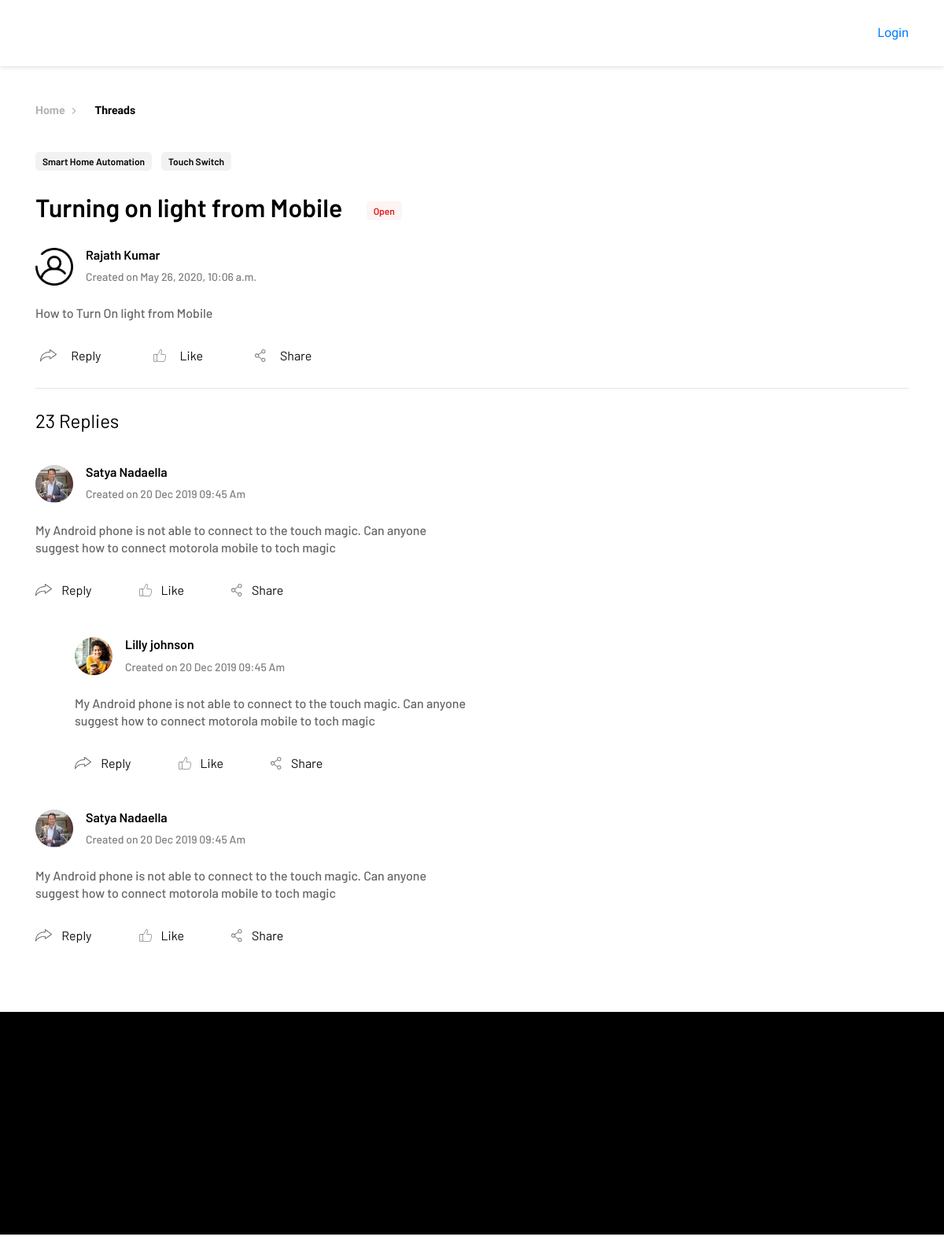
Before: /forum-thread/1 with the older database file.
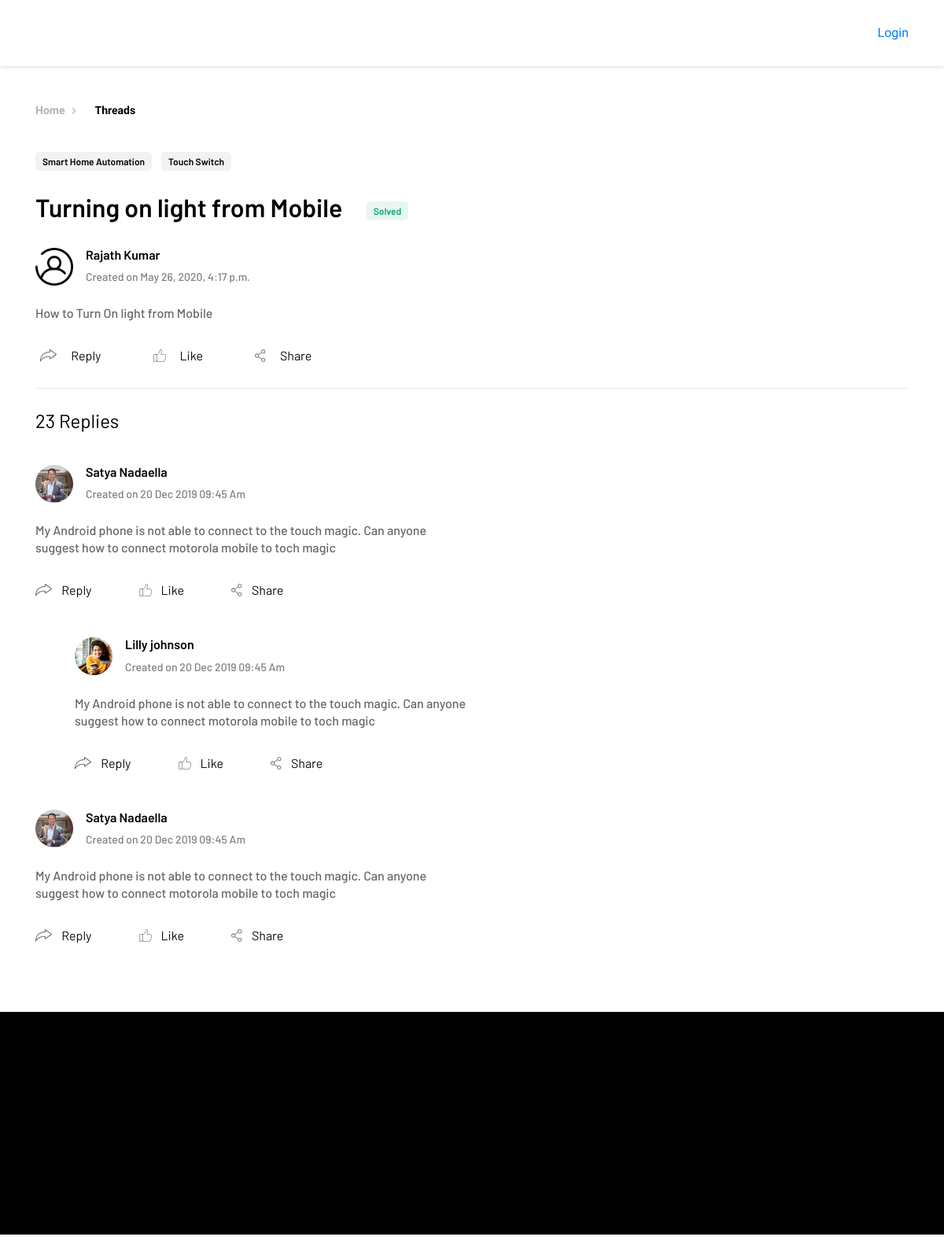
After: the same page with the newer database file.
### community/models.py (models this page shows)
class allthread(models.Model):
    thread_id = models.AutoField(primary_key=True)
    category = models.CharField(max_length=255,blank=True)
    product = models.CharField(max_length=255,blank=True)
    topic = models.CharField(max_length=255,blank=True)
    content = models.CharField(max_length=500,blank=True)
    thread_by = models.ForeignKey(User, on_delete=models.CASCADE)
    replies = models.IntegerField(default=0,blank=True)
    thread_status = models.BooleanField(default=False)
    dateandtime = models.DateTimeField(auto_now=True,blank=True)
    solved = models.BooleanField(default=False)
    likes = models.IntegerField(default=0)
    shares = models.IntegerField(default=0)

class User(AbstractUser):
    GENDER = (
        (None, _('Select Your Gender')),
        ('Male', _('Male')),
        ('Female', _('Female')),
    )
    cover = models.ImageField(upload_to='profileimages/', blank=True)
    mobile = models.CharField(max_length=255, default="0000000000")
    gender = models.CharField(max_length=7, choices=GENDER, blank=True)
    city = models.CharField(max_length=30, blank=True)
    zip = models.CharField(max_length=10, blank=True)
    nationality = CountryField(null=True)
    dob = models.DateField(default=datetime.date.today)

### community/views.py (the view)
# urls.py: path('forum-thread/<int:id>', views.forum_thread, name='forum_thread'),
def forum_thread(request, id):
    entry = allthread.objects.get(pk=id)  # noqa
    return render(request, 'community/forum-thread.html', {'entry': entry})

### community/templates/community/forum-thread.html (shortened to what the changed rows need)
{% extends "community/base.html" %}
{% load static %}
{% block content %}
      <section class="section-thread section-padding2 section-profile-banner">
        <div class="container">
          <div class="row m-0 thread-padding">
            {% if entry %}
            <div class="col-md-8 px-0">
              <div class="main-thread"><span class="thrdStat thrdStat--default">{{ entry.category }}</span><span class="thrdStat thrdStat--default">{{ entry.product }}</span>
                <h1 class="main-thread__title">{{ entry.topic }}
                  {% if entry.solved %}
                  <span class="thrdStat thrdStat--solved ml-4">Solved</span></h1>
                  {% else %}
                  <span class="thrdStat thrdStat--open ml-4">Open</span></h1>
                  {% endif %}
                <div class="thread">
                  <div class="media mb-3 mb-md-4">
                    {% if entry.thread_by.cover.url is not None %}
                    <img class="align-self-center mr-3" src="{{ entry.thread_by.cover.url }}" width="48" height="48"/>
                    {% else %}
                    <img class="align-self-center mr-3" src="{% static "community/assets/images/profile-imgi.png" %}" width="48" height="48"/>
                    {% endif %}
                    <div class="media-body">
                      <h5 class="thread__title">{{ entry.thread_by.first_name }} {{ entry.thread_by.last_name }}</h5>
                      <p class="thread__date">Created on {{ entry.dateandtime }}</p>
                    </div>
                  </div>
                  <p class="thread__desc">{{ entry.content }}</p>
                  <div class="d-flex align-items-center">
                    <div class="action-item">
                      <button type="button" name="button" style="border:0;background-color: Transparent;" data-toggle="collapse" data-target="#collapseExample" aria-expanded="false" aria-controls="collapseExample">
                      <img src="{%  static "community/assets/images/forum/reply.svg" %}"/>
                      </button>
                      <p class="action-item__title">Reply</p>
                    </div>
                    <div class="action-item">
                      <button type="button" name="button" style="border:0;background-color: Transparent;">
                      <img src="{%  static "community/assets/images/forum/like.svg" %}"/>
                      </button>
                      <p class="action-item__title">Like</p>
                    </div>
                    <div class="action-item">
                      <button type="button" name="button" style="border:0;background-color: Transparent;">
                      <img src="{%  static "community/assets/images/forum/share.svg" %}"/>
                      </button>
                      <p class="action-item__title">Share</p>
                    </div>
                  </div>
                </div>
              </div>
            </div>
            {% endif %}
          </div>
        </div>
      </section>
      {% endblock %}

Changed rows visible on the page:
changed allthread "Turning on light from Mobile": solved False → True (drawn); dateandtime "May 26, 2020, 10:06 a.m." → "May 26, 2020, 4:17 p.m."
Other visible differences:
text no longer shown: "Open"
text now shown: "Solved"
